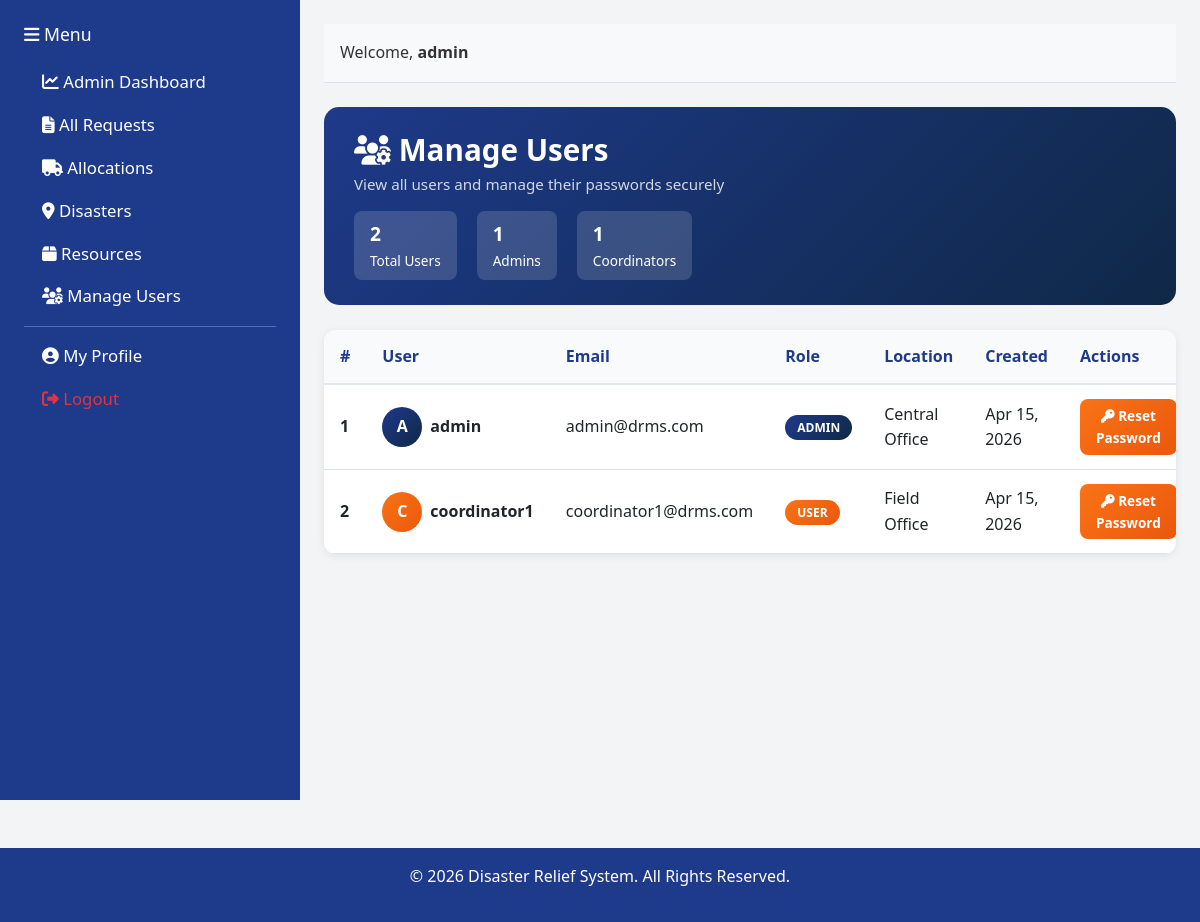
/admin/manage_users.php (signed in), run on the app's committed database.
### tables this page shows
CREATE TABLE IF NOT EXISTS `users` (
    `id` INT PRIMARY KEY AUTO_INCREMENT,
    `username` VARCHAR(100) NOT NULL UNIQUE,
    `email` VARCHAR(255) DEFAULT NULL UNIQUE,
    `password` VARCHAR(255) NOT NULL,
    `role` VARCHAR(50) NOT NULL DEFAULT 'user',
    `location` VARCHAR(255),
    `created_at` TIMESTAMP DEFAULT CURRENT_TIMESTAMP,
    `updated_at` TIMESTAMP DEFAULT CURRENT_TIMESTAMP ON UPDATE CURRENT_TIMESTAMP
);

### admin/manage_users.php (the view, shortened to what this page needs)
<?php
require_once '../config/database.php';
$users_query = "SELECT id, username, email, role, location, created_at, updated_at FROM users ORDER BY role ASC, username ASC";
$users_result = $conn->query($users_query);
?>
<!DOCTYPE html>
<html lang="en">
<head>
    <link href="https://cdn.jsdelivr.net/npm/bootstrap@5.3.0/dist/css/bootstrap.min.css" rel="stylesheet">
    <link href="https://cdnjs.cloudflare.com/ajax/libs/font-awesome/6.4.0/css/all.min.css" rel="stylesheet">
    <link href="../assets/css/style.css" rel="stylesheet">
</head>
<body>
    <div class="container-fluid">
        <div class="row" style="min-height: 100vh;">
            <?php include '../includes/sidebar.php'; ?>
            <div class="col-md-9 p-4" style="background-color: #F3F4F6;">
                <?php include '../includes/header.php'; ?>
                <div class="mt-4">
                    <div class="page-header">
                        <h2><i class="fas fa-users-cog"></i> Manage Users</h2>
                        <p>View all users and manage their passwords securely</p>
                        <?php
                        $total_users = $conn->query("SELECT COUNT(*) as c FROM users")->fetch_assoc()['c'];
                        $admin_count = $conn->query("SELECT COUNT(*) as c FROM users WHERE role='admin'")->fetch_assoc()['c'];
                        $user_count = $total_users - $admin_count;
                        ?>
                        <div class="stats-mini">
                            <div class="stat">
                                <strong><?php echo $total_users; ?></strong> Total Users
                            </div>
                            <div class="stat">
                                <strong><?php echo $admin_count; ?></strong> Admins
                            </div>
                            <div class="stat">
                                <strong><?php echo $user_count; ?></strong> Coordinators
                            </div>
                        </div>
                    </div>
                    <div class="table-container">
                        <div class="table-responsive">
                            <table class="table table-hover mb-0">
                                <thead>
                                    <tr>
                                        <th>#</th>
                                        <th>User</th>
                                        <th>Email</th>
                                        <th>Role</th>
                                        <th>Location</th>
                                        <th>Created</th>
                                        <th>Actions</th>
                                    </tr>
                                </thead>
                                <tbody>
                                    <?php
                                    $count = 1;
                                    if ($users_result && $users_result->num_rows > 0):
                                        while ($u = $users_result->fetch_assoc()):
                                    ?>
                                        <tr>
                                            <td><strong><?php echo $count++; ?></strong></td>
                                            <td>
                                                <div class="d-flex align-items-center gap-2">
                                                    <div class="user-avatar <?php echo $u['role'] == 'admin' ? 'avatar-admin' : 'avatar-user'; ?>">
                                                        <?php echo strtoupper(substr($u['username'], 0, 1)); ?>
                                                    </div>
                                                    <div>
                                                        <strong><?php echo htmlspecialchars($u['username']); ?></strong>
                                                    </div>
                                                </div>
                                            </td>
                                            <td><?php echo htmlspecialchars($u['email'] ?? '—'); ?></td>
                                            <td>
                                                <span class="<?php echo $u['role'] == 'admin' ? 'role-badge-admin' : 'role-badge-user'; ?>">
                                                    <?php echo strtoupper($u['role']); ?>
                                                </span>
                                            </td>
                                            <td><?php echo htmlspecialchars($u['location'] ?? 'N/A'); ?></td>
                                            <td><?php echo date('M d, Y', strtotime($u['created_at'])); ?></td>
                                            <td>
                                                <button class="btn-reset-password"
                                                        data-bs-toggle="modal"
                                                        data-bs-target="#resetModal"
                                                        data-userid="<?php echo $u['id']; ?>"
                                                        data-username="<?php echo htmlspecialchars($u['username']); ?>"
                                                        data-role="<?php echo htmlspecialchars($u['role']); ?>">
                                                    <i class="fas fa-key"></i> Reset Password
                                                </button>
                                            </td>
                                        </tr>
                                    <?php
                                        endwhile;
                                    endif; ?>
                                </tbody>
                            </table>
                        </div>
                    </div>
                </div>
            </div>
        </div>
    </div>
    <?php include '../includes/footer.php'; ?>
</body>
</html>

### assets/css/style.css (style rules this page uses)
:root { --primary: #1E3A8A; --secondary: #F97316; --background: #F3F4F6; --danger: #DC2626; }
* { margin: 0; padding: 0; box-sizing: border-box; }
body { font-family: 'Segoe UI', Tahoma, Geneva, Verdana, sans-serif; font-size: 16px; line-height: 1.6; background-color: var(--background); color: #333; }
h2 { font-size: 1.85rem; }
p, li, span, a, label, td, th, div { font-size: inherit; }
table { background-color: white; font-size: 1rem; }
.table th { background-color: var(--primary); color: white; font-size: 1rem; padding: 12px 15px; }
.table td { padding: 11px 15px; font-size: 1rem; }

### admin/manage_users.php (style rules this page uses)
.role-badge-admin { background: linear-gradient(135deg, #1E3A8A, #0f2847); color: white; padding: 4px 12px; border-radius: 20px; font-size: 0.75rem; font-weight: 700; }
.role-badge-user { background: linear-gradient(135deg, #F97316, #ea580c); color: white; padding: 4px 12px; border-radius: 20px; font-size: 0.75rem; font-weight: 700; }
.btn-reset-password { background: linear-gradient(135deg, #F97316, #ea580c); color: white; border: none; padding: 6px 16px; border-radius: 8px; font-size: 0.85rem; font-weight: 600; transition: all 0.3s ease; }
.page-header { background: linear-gradient(135deg, #1E3A8A 0%, #0f2847 100%); color: white; padding: 25px 30px; border-radius: 15px; margin-bottom: 25px; }
.page-header h2 { margin: 0; font-weight: 800; }
.page-header p { margin: 5px 0 0; opacity: 0.8; font-size: 0.95rem; }
.stats-mini { display: flex; gap: 20px; margin-top: 15px; }
.stats-mini .stat { background: rgba(255,255,255,0.15); padding: 8px 16px; border-radius: 8px; font-size: 0.85rem; }
.stats-mini .stat strong { display: block; font-size: 1.2rem; }
.table-container { background: white; border-radius: 12px; box-shadow: 0 2px 8px rgba(0,0,0,0.08); overflow: hidden; }
.table thead th { background: #F8FAFC; color: #1E3A8A; font-weight: 700; border-bottom: 2px solid #E2E8F0; padding: 14px 16px; }
.table tbody td { padding: 14px 16px; vertical-align: middle; }
.user-avatar { width: 40px; height: 40px; border-radius: 50%; display: flex; align-items: center; justify-content: center; font-weight: bold; font-size: 1rem; }
.avatar-admin { background: linear-gradient(135deg, #1E3A8A, #0f2847); color: white; }
.avatar-user { background: linear-gradient(135deg, #F97316, #ea580c); color: white; }

### data on the page
users: username "A", username "admin", email "admin@drms.com", role "ADMIN", location "Central Office", created_at "Apr 15, 2026"
users: username "C", username "coordinator1", email "coordinator1@drms.com", role "USER", location "Field Office", created_at "Apr 15, 2026"

### other printed values
$_SESSION['username'] "admin"
$total_users "2"
$admin_count "1"
$user_count "1"
